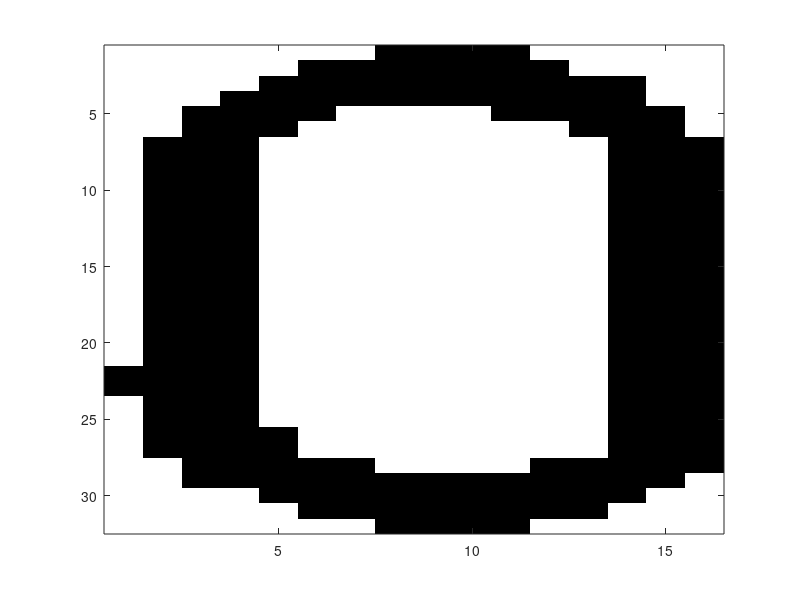

Reproduce this figure in MATLAB. (Note: this script raises an error after producing the figure.)
%function visualizar_datos
clc;
load datachar.mat
for n=1:20
  array=data.X(1:512,n);
  ll=length(array);
  pp=reshape(array,[16 ll/16]);
  pp=pp';
%  pp=vec2mat(array,16);
  figure(1);
  image(pp*255);
  colormap(gray(255));
  clc;
  disp('PULSA UNA TECLA PARA VISUALIZAR SIGUIENTE DATO');
  CARACTER_REPRESENTADO=num2str(data.y(n),'%c')
  INDICE=data.y(n)
  disp('Se utilizan los �ndices desde 48 para el ''0'' hasta el 90 para ''Z''');
  %pause;
end
clc;

% Ejecuci�n con 2 vecinos
model=Train_kNN(data,2);
[ACC,CM,Labels]=Test_kNN(dataTest,model);
Tasa_de_acierto=ACC
indices_no_nulos=sum(CM);
indices_no_nulos=find(indices_no_nulos~=0);
Matriz_Confusion=CM(indices_no_nulos,indices_no_nulos);
imagesc(Matriz_Confusion)


% Indicar con el �ndice del caracter que queremos comprobar.
comp_carac=53;
Fila_del_=CM(comp_carac,:);
[x,y]=sort(Fila_del_);
cadena=[];
cadena=['Probabilidad de detectar el ' sprintf('%c',comp_carac) ' como ' sprintf('%c',y(end)) ' = ' sprintf('%f',x(end))];
disp(cadena);
cadena=['Probabilidad de detectar el ' sprintf('%c',comp_carac) ' como ' sprintf('%c',y(end-1)) ' = ' sprintf('%f',x(end-1))];
disp(cadena);
cadena=['Probabilidad de detectar el ' sprintf('%c',comp_carac) ' como ' sprintf('%c',y(end-2)) ' = ' sprintf('%f',x(end-2))];
disp(cadena);
